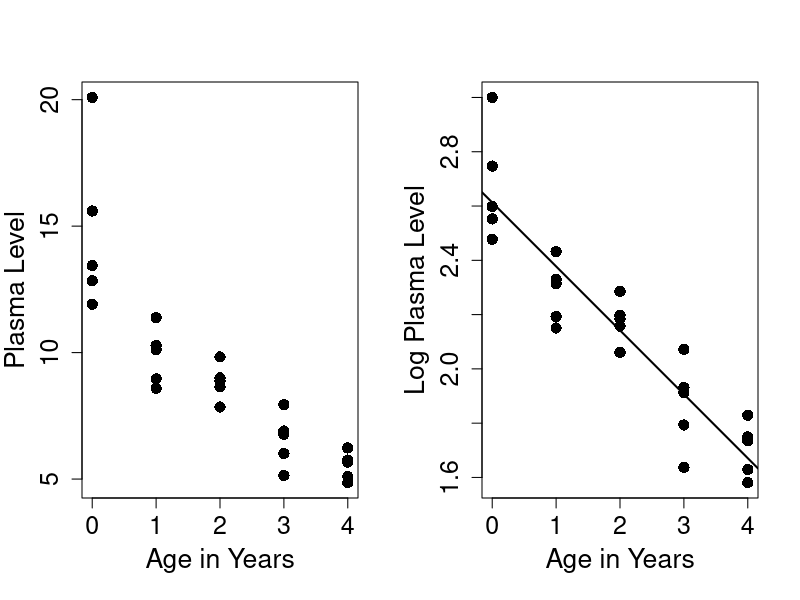

The R script that drew this image: (Note: this script raises an error after producing the figure.)
plasma <- c(13.44,12.84,11.91,20.09,15.60,  # Defines the plasma levels
            10.11,11.38,10.28,8.96,8.59,
            9.83,9.00,8.65,7.85,8.88,
            7.94,6.01,5.14,6.90,6.77,
            4.86,5.10,5.67,5.75,6.23)
age <- rep(0:4,each=5)                      # Defines the ages
par(mfrow=c(1,2))                           # Creates a 1x2 graphics window
plot(age,plasma,xlab="Age in Years",ylab=   # Plot of plasma level vs. age
  "Plasma Level",cex.lab=1.6,cex.axis=1.5,  #   with axis labels
  pch=16,cex=1.5,mgp=c(2.7,1,0))
lplas <- log(plasma)                        # Log plasma levels
plot(age,lplas,xlab="Age in Years",ylab=    # Plot of log plasma vs. age
  "Log Plasma Level",cex.lab=1.6,cex.axis=  #   with axis labels
  1.5,pch=16,cex=1.5,mgp=c(2.7,1,0))
reg.out <- lm(lplas~age)                    # Fits an SLR model
abline(reg.out,lwd=2)                       # Plots regression line
purelof(age,lplas)                          # Runs a test of LOF

# Second Way to Run Lack of Fit Test
# ==================================
reg.out <- lm(lplas~age)                    # Fits an SLR model
rega.out <- lm(lplas~factor(age))           # Model with age as a factor
anova(reg.out,rega.out)                     # ANOVA LOF test
